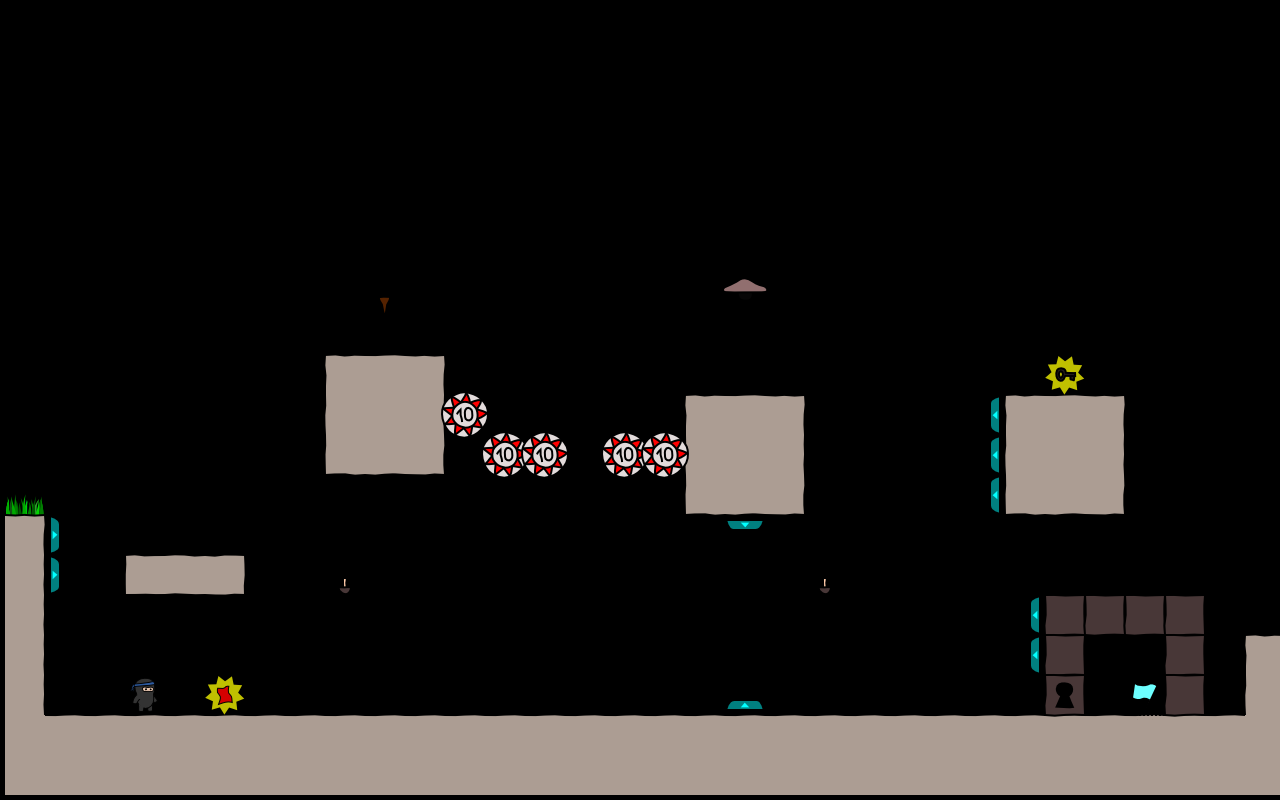

Below is a game level as drawn by its tile map, then a one-line description and the .tmx file that defines it, in full:
An orthogonal 32x20 tile map with 40x40 px tiles, 3 tile layers (bg, objects, fg), 2 tilesets.

<map version="1.0" orientation="orthogonal" width="32" height="20" tilewidth="40" tileheight="40">
 <tileset firstgid="1" name="world1" tilewidth="50" tileheight="50">
  <image source="world1.png" width="400" height="400" />
 </tileset>
 <tileset firstgid="65" name="objectpalette" tilewidth="50" tileheight="50">
  <image source="objectpalette.png" width="400" height="500" />
 </tileset>
 <layer name="bg" width="32" height="20">
  <data encoding="csv">
0,0,0,0,0,0,0,0,0,0,0,0,0,0,0,0,0,0,0,0,0,0,0,0,0,0,0,0,0,0,0,0,
0,0,0,0,0,0,0,0,0,0,0,0,0,0,0,0,0,0,0,0,0,0,0,0,0,0,0,0,0,0,0,0,
0,0,0,0,0,0,0,0,0,0,0,0,0,0,0,0,0,0,0,0,0,0,0,0,0,0,0,0,0,0,0,0,
0,0,0,0,0,0,0,0,0,0,0,0,0,0,0,0,0,0,0,0,0,0,0,0,0,0,0,0,0,0,0,0,
0,0,0,0,0,0,0,0,0,0,0,0,0,0,0,0,0,0,0,0,0,0,0,0,0,0,0,0,0,0,0,0,
0,0,0,0,0,0,0,0,0,0,0,0,0,0,0,0,0,0,0,0,0,0,0,0,0,0,0,0,0,0,0,0,
0,0,0,0,0,0,0,0,0,0,0,0,0,0,0,0,0,0,0,0,0,0,0,0,0,0,0,0,0,0,0,0,
0,0,0,0,0,0,0,0,0,0,0,0,0,0,0,0,0,0,0,0,0,0,0,0,0,0,0,0,0,0,0,0,
0,0,0,0,0,0,0,0,0,0,0,0,0,0,0,0,0,0,0,0,0,0,0,0,0,0,0,0,0,0,0,0,
0,0,0,0,0,0,0,0,9,10,11,0,0,0,0,0,0,0,0,0,0,0,0,0,0,0,0,0,0,0,0,0,
0,0,0,0,0,0,0,0,17,18,19,0,0,0,0,0,0,9,10,11,0,0,0,0,0,9,10,11,0,0,0,0,
0,0,0,0,0,0,0,0,25,26,27,0,0,0,0,0,0,17,18,19,0,0,0,0,0,17,18,19,0,0,0,0,
42,0,0,0,0,0,0,0,0,0,0,0,0,0,0,0,0,25,26,27,0,0,0,0,0,25,26,27,0,0,0,0,
11,0,0,0,0,0,0,0,0,0,0,0,0,0,0,0,0,0,0,0,0,0,0,0,0,0,0,0,0,0,0,0,
19,0,0,1,2,3,0,0,0,0,0,0,0,0,0,0,0,0,0,0,0,0,0,0,0,0,0,0,0,0,0,0,
19,0,0,0,0,0,0,0,0,0,0,0,0,0,0,0,0,0,0,0,0,0,0,0,0,0,0,0,0,0,0,0,
19,0,0,0,0,0,0,0,0,0,0,0,0,0,0,0,0,0,0,0,0,0,0,0,0,0,0,0,0,0,0,9,
19,0,0,0,0,0,0,0,0,0,0,0,0,0,0,0,0,0,0,0,0,0,0,0,0,0,0,0,0,0,0,17,
18,10,10,10,10,10,10,10,10,10,10,10,10,10,10,10,10,10,10,10,10,10,10,10,10,10,10,10,10,10,10,18,
18,18,18,18,18,18,18,18,18,18,18,18,18,18,18,18,18,18,18,18,18,18,18,18,18,18,18,18,18,18,18,18
</data>
 </layer>
 <layer name="objects" width="32" height="20">
  <data encoding="csv">
0,0,0,0,0,0,0,0,0,0,0,0,0,0,0,0,0,0,0,0,0,0,0,0,0,0,0,0,0,0,0,0,
0,0,0,0,0,0,0,0,0,0,0,0,0,0,0,0,0,0,0,0,0,0,0,0,0,0,0,0,0,0,0,0,
0,0,0,0,0,0,0,0,0,0,0,0,0,0,0,0,0,0,0,0,0,0,0,0,0,0,0,0,0,0,0,0,
0,0,0,0,0,0,0,0,0,0,0,0,0,0,0,0,0,0,0,0,0,0,0,0,0,0,0,0,0,0,0,0,
0,0,0,0,0,0,0,0,0,0,0,0,0,0,0,0,0,0,0,0,0,0,0,0,0,0,0,0,0,0,0,0,
0,0,0,0,0,0,0,0,0,0,0,0,0,0,0,0,0,0,0,0,0,0,0,0,0,0,0,0,0,0,0,0,
0,0,0,0,0,0,0,0,0,0,0,0,0,0,0,0,0,0,0,0,0,0,0,0,0,0,0,0,0,0,0,0,
0,0,0,0,0,0,0,0,0,130,0,0,0,0,0,0,0,0,131,0,0,0,0,0,0,0,0,0,0,0,0,0,
0,0,0,0,0,0,0,0,0,0,0,0,0,0,0,0,0,0,0,0,0,0,0,0,0,0,0,0,0,0,0,0,
0,0,0,0,0,0,0,0,0,0,0,0,0,0,0,0,0,0,0,0,0,0,0,0,0,0,88,0,0,0,0,0,
0,0,0,0,0,0,0,0,0,0,0,93,0,0,0,0,0,0,0,0,0,0,0,0,92,0,0,0,0,0,0,0,
0,0,0,0,0,0,0,0,0,0,0,0,93,93,0,93,93,0,0,0,0,0,0,0,92,0,0,0,0,0,0,0,
0,0,0,0,0,0,0,0,0,0,0,0,0,0,0,0,0,0,0,0,0,0,0,0,92,0,0,0,0,0,0,0,
0,90,0,0,0,0,0,0,0,0,0,0,0,0,0,0,0,0,91,0,0,0,0,0,0,0,0,0,0,0,0,0,
0,90,0,0,0,0,0,0,129,0,0,0,0,0,0,0,0,0,0,0,129,0,0,0,0,0,0,0,0,0,0,0,
0,0,0,0,0,0,0,0,0,0,0,0,0,0,0,0,0,0,0,0,0,0,0,0,0,92,87,87,87,87,0,0,
0,0,0,0,0,0,0,0,0,0,0,0,0,0,0,0,0,0,0,0,0,0,0,0,0,92,87,0,0,87,0,0,
0,0,0,65,0,69,0,0,0,0,0,0,0,0,0,0,0,0,71,0,0,0,0,0,0,0,86,0,66,87,0,0,
0,0,0,0,0,0,0,0,0,0,0,0,0,0,0,0,0,0,0,0,0,0,0,0,0,0,0,0,0,0,0,0,
0,0,0,0,0,0,0,0,0,0,0,0,0,0,0,0,0,0,0,0,0,0,0,0,0,0,0,0,0,0,0,0
</data>
 </layer>
 <layer name="fg" width="32" height="20">
  <data encoding="csv">
0,0,0,0,0,0,0,0,0,0,0,0,0,0,0,0,0,0,0,0,0,0,0,0,0,0,0,0,0,0,0,0,
0,0,0,0,0,0,0,0,0,0,0,0,0,0,0,0,0,0,0,0,0,0,0,0,0,0,0,0,0,0,0,0,
0,0,0,0,0,0,0,0,0,0,0,0,0,0,0,0,0,0,0,0,0,0,0,0,0,0,0,0,0,0,0,0,
0,0,0,0,0,0,0,0,0,0,0,0,0,0,0,0,0,0,0,0,0,0,0,0,0,0,0,0,0,0,0,0,
0,0,0,0,0,0,0,0,0,0,0,0,0,0,0,0,0,0,0,0,0,0,0,0,0,0,0,0,0,0,0,0,
0,0,0,0,0,0,0,0,0,0,0,0,0,0,0,0,0,0,0,0,0,0,0,0,0,0,0,0,0,0,0,0,
0,0,0,0,0,0,0,0,0,0,0,0,0,0,0,0,0,0,0,0,0,0,0,0,0,0,0,0,0,0,0,0,
0,0,0,0,0,0,0,0,0,0,0,0,0,0,0,0,0,0,0,0,0,0,0,0,0,0,0,0,0,0,0,0,
0,0,0,0,0,0,0,0,0,0,0,0,0,0,0,0,0,0,0,0,0,0,0,0,0,0,0,0,0,0,0,0,
0,0,0,0,0,0,0,0,0,0,0,0,0,0,0,0,0,0,0,0,0,0,0,0,0,0,0,0,0,0,0,0,
0,0,0,0,0,0,0,0,0,0,0,0,0,0,0,0,0,0,0,0,0,0,0,0,0,0,0,0,0,0,0,0,
0,0,0,0,0,0,0,0,0,0,0,0,0,0,0,0,0,0,0,0,0,0,0,0,0,0,0,0,0,0,0,0,
0,0,0,0,0,0,0,0,0,0,0,0,0,0,0,0,0,0,0,0,0,0,0,0,0,0,0,0,0,0,0,0,
0,0,0,0,0,0,0,0,0,0,0,0,0,0,0,0,0,0,0,0,0,0,0,0,0,0,0,0,0,0,0,0,
0,0,0,0,0,0,0,0,0,0,0,0,0,0,0,0,0,0,0,0,0,0,0,0,0,0,0,0,0,0,0,0,
0,0,0,0,0,0,0,0,0,0,0,0,0,0,0,0,0,0,0,0,0,0,0,0,0,0,0,0,0,0,0,0,
0,0,0,0,0,0,0,0,0,0,0,0,0,0,0,0,0,0,0,0,0,0,0,0,0,0,0,0,0,0,0,0,
0,0,0,0,0,0,0,0,0,0,0,0,0,0,0,0,0,0,0,0,0,0,0,0,0,0,0,0,0,0,0,0,
0,0,0,0,0,0,0,0,0,0,0,0,0,0,0,0,0,0,0,0,0,0,0,0,0,0,0,0,0,0,0,0,
0,0,0,0,0,0,0,0,0,0,0,0,0,0,0,0,0,0,0,0,0,0,0,0,0,0,0,0,0,0,0,0
</data>
 </layer>
</map>
